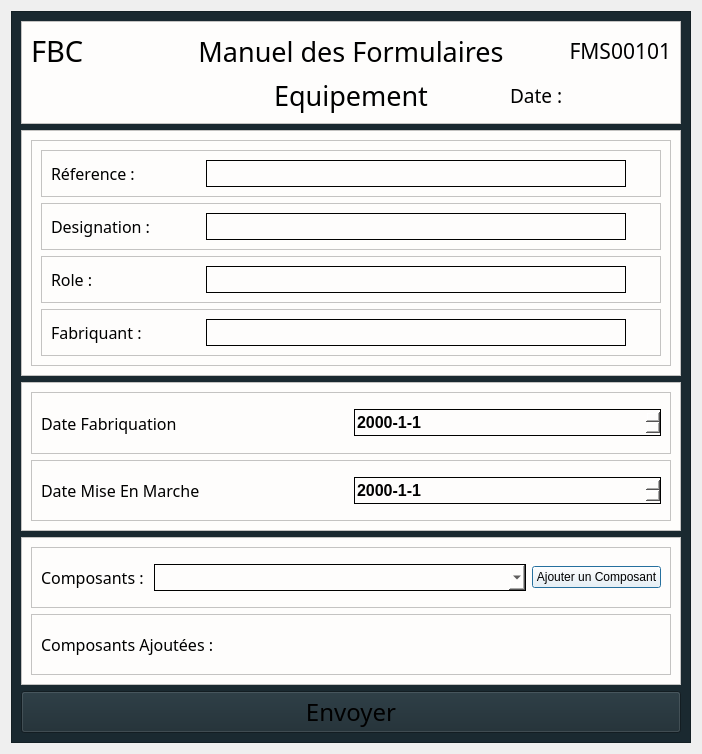
<?xml version="1.0" encoding="UTF-8"?>
<ui version="4.0">
 <class>Dialog</class>
 <widget class="QDialog" name="Dialog">
  <property name="geometry">
   <rect>
    <x>0</x>
    <y>0</y>
    <width>702</width>
    <height>754</height>
   </rect>
  </property>
  <property name="windowTitle">
   <string>Dialog</string>
  </property>
  <layout class="QHBoxLayout" name="horizontalLayout_6">
   <item>
    <widget class="QFrame" name="frame">
     <property name="styleSheet">
      <string notr="true">background-color: #1A2930;</string>
     </property>
     <property name="frameShape">
      <enum>QFrame::StyledPanel</enum>
     </property>
     <property name="frameShadow">
      <enum>QFrame::Raised</enum>
     </property>
     <layout class="QVBoxLayout" name="verticalLayout" stretch="1,3,2,2,2">
      <item>
       <widget class="QFrame" name="frame_8">
        <property name="styleSheet">
         <string notr="true">background-color : #FEFDFC;</string>
        </property>
        <property name="frameShape">
         <enum>QFrame::StyledPanel</enum>
        </property>
        <property name="frameShadow">
         <enum>QFrame::Raised</enum>
        </property>
        <layout class="QGridLayout" name="gridLayout">
         <item row="0" column="1">
          <widget class="QLabel" name="label_2">
           <property name="font">
            <font>
             <family>Modern No. 20</family>
             <pointsize>20</pointsize>
            </font>
           </property>
           <property name="text">
            <string>Manuel des Formulaires</string>
           </property>
           <property name="alignment">
            <set>Qt::AlignCenter</set>
           </property>
          </widget>
         </item>
         <item row="0" column="0">
          <widget class="QLabel" name="label">
           <property name="font">
            <font>
             <family>Modern No. 20</family>
             <pointsize>22</pointsize>
            </font>
           </property>
           <property name="text">
            <string>FBC</string>
           </property>
          </widget>
         </item>
         <item row="0" column="2">
          <widget class="QLabel" name="labelRefEquip">
           <property name="font">
            <font>
             <family>Modern No. 20</family>
             <pointsize>16</pointsize>
            </font>
           </property>
           <property name="text">
            <string>FMS00101</string>
           </property>
           <property name="alignment">
            <set>Qt::AlignRight|Qt::AlignTrailing|Qt::AlignVCenter</set>
           </property>
          </widget>
         </item>
         <item row="1" column="2">
          <widget class="QLabel" name="dateLiberation">
           <property name="font">
            <font>
             <family>Modern No. 20</family>
             <pointsize>14</pointsize>
            </font>
           </property>
           <property name="text">
            <string>Date :</string>
           </property>
          </widget>
         </item>
         <item row="1" column="1">
          <widget class="QLabel" name="label_4">
           <property name="font">
            <font>
             <family>Modern No. 20</family>
             <pointsize>20</pointsize>
            </font>
           </property>
           <property name="text">
            <string>Equipement</string>
           </property>
           <property name="alignment">
            <set>Qt::AlignCenter</set>
           </property>
          </widget>
         </item>
        </layout>
       </widget>
      </item>
      <item>
       <widget class="QFrame" name="frame_7">
        <property name="styleSheet">
         <string notr="true">background-color : #FEFDFC;height:25px;</string>
        </property>
        <property name="frameShape">
         <enum>QFrame::StyledPanel</enum>
        </property>
        <property name="frameShadow">
         <enum>QFrame::Raised</enum>
        </property>
        <layout class="QHBoxLayout" name="horizontalLayout" stretch="1">
         <item>
          <widget class="QFrame" name="frame_3">
           <property name="frameShape">
            <enum>QFrame::StyledPanel</enum>
           </property>
           <property name="frameShadow">
            <enum>QFrame::Raised</enum>
           </property>
           <layout class="QVBoxLayout" name="verticalLayout_5">
            <item>
             <widget class="QFrame" name="frame_6">
              <property name="frameShape">
               <enum>QFrame::StyledPanel</enum>
              </property>
              <property name="frameShadow">
               <enum>QFrame::Raised</enum>
              </property>
              <layout class="QHBoxLayout" name="horizontalLayout_2" stretch="1,3">
               <item>
                <widget class="QLabel" name="label_3">
                 <property name="font">
                  <font>
                   <family>Modern No. 20</family>
                   <pointsize>12</pointsize>
                  </font>
                 </property>
                 <property name="text">
                  <string>Réference : </string>
                 </property>
                </widget>
               </item>
               <item>
                <widget class="QLineEdit" name="lineEditReference">
                 <property name="font">
                  <font>
                   <pointsize>12</pointsize>
                   <weight>75</weight>
                   <bold>true</bold>
                  </font>
                 </property>
                 <property name="styleSheet">
                  <string notr="true">border: 1px solid back;height:25px;margin-right:25px;</string>
                 </property>
                </widget>
               </item>
              </layout>
             </widget>
            </item>
            <item>
             <widget class="QFrame" name="frame_9">
              <property name="frameShape">
               <enum>QFrame::StyledPanel</enum>
              </property>
              <property name="frameShadow">
               <enum>QFrame::Raised</enum>
              </property>
              <layout class="QHBoxLayout" name="horizontalLayout_7" stretch="1,3">
               <item>
                <widget class="QLabel" name="label_5">
                 <property name="font">
                  <font>
                   <family>Modern No. 20</family>
                   <pointsize>12</pointsize>
                  </font>
                 </property>
                 <property name="text">
                  <string>Designation : </string>
                 </property>
                </widget>
               </item>
               <item>
                <widget class="QLineEdit" name="lineEditDesignation">
                 <property name="font">
                  <font>
                   <pointsize>12</pointsize>
                   <weight>75</weight>
                   <bold>true</bold>
                  </font>
                 </property>
                 <property name="styleSheet">
                  <string notr="true">border: 1px solid back;height:25px;margin-right:25px;</string>
                 </property>
                </widget>
               </item>
              </layout>
             </widget>
            </item>
            <item>
             <widget class="QFrame" name="frame_12">
              <property name="frameShape">
               <enum>QFrame::StyledPanel</enum>
              </property>
              <property name="frameShadow">
               <enum>QFrame::Raised</enum>
              </property>
              <layout class="QHBoxLayout" name="horizontalLayout_8" stretch="1,3">
               <item>
                <widget class="QLabel" name="label_6">
                 <property name="font">
                  <font>
                   <family>Modern No. 20</family>
                   <pointsize>12</pointsize>
                  </font>
                 </property>
                 <property name="text">
                  <string>Role : </string>
                 </property>
                </widget>
               </item>
               <item>
                <widget class="QLineEdit" name="lineEditRole">
                 <property name="font">
                  <font>
                   <pointsize>12</pointsize>
                   <weight>75</weight>
                   <bold>true</bold>
                  </font>
                 </property>
                 <property name="styleSheet">
                  <string notr="true">border: 1px solid back;height:25px;margin-right:25px;</string>
                 </property>
                </widget>
               </item>
              </layout>
             </widget>
            </item>
            <item>
             <widget class="QFrame" name="frame_13">
              <property name="frameShape">
               <enum>QFrame::StyledPanel</enum>
              </property>
              <property name="frameShadow">
               <enum>QFrame::Raised</enum>
              </property>
              <layout class="QHBoxLayout" name="horizontalLayout_9" stretch="1,3">
               <item>
                <widget class="QLabel" name="label_7">
                 <property name="font">
                  <font>
                   <family>Modern No. 20</family>
                   <pointsize>12</pointsize>
                  </font>
                 </property>
                 <property name="text">
                  <string>Fabriquant : </string>
                 </property>
                </widget>
               </item>
               <item>
                <widget class="QLineEdit" name="lineEditFabriquant">
                 <property name="font">
                  <font>
                   <pointsize>12</pointsize>
                   <weight>75</weight>
                   <bold>true</bold>
                  </font>
                 </property>
                 <property name="styleSheet">
                  <string notr="true">border: 1px solid back;height:25px;margin-right:25px;</string>
                 </property>
                </widget>
               </item>
              </layout>
             </widget>
            </item>
           </layout>
          </widget>
         </item>
        </layout>
       </widget>
      </item>
      <item>
       <widget class="QFrame" name="frame_5">
        <property name="styleSheet">
         <string notr="true">background-color : #FEFDFC;</string>
        </property>
        <property name="frameShape">
         <enum>QFrame::StyledPanel</enum>
        </property>
        <property name="frameShadow">
         <enum>QFrame::Raised</enum>
        </property>
        <layout class="QVBoxLayout" name="verticalLayout_4" stretch="1,1">
         <item>
          <widget class="QFrame" name="frame_2">
           <property name="frameShape">
            <enum>QFrame::StyledPanel</enum>
           </property>
           <property name="frameShadow">
            <enum>QFrame::Raised</enum>
           </property>
           <layout class="QHBoxLayout" name="horizontalLayout_3" stretch="1,1">
            <item>
             <widget class="QLabel" name="label_8">
              <property name="font">
               <font>
                <family>Modern No. 20</family>
                <pointsize>12</pointsize>
               </font>
              </property>
              <property name="text">
               <string>Date Fabriquation</string>
              </property>
             </widget>
            </item>
            <item>
             <widget class="QDateEdit" name="dateEditFabriquation">
              <property name="font">
               <font>
                <pointsize>12</pointsize>
                <weight>75</weight>
                <bold>true</bold>
               </font>
              </property>
              <property name="styleSheet">
               <string notr="true">border: 1px solid back;height:25px;</string>
              </property>
              <property name="displayFormat">
               <string>yyyy-M-d</string>
              </property>
             </widget>
            </item>
           </layout>
          </widget>
         </item>
         <item>
          <widget class="QFrame" name="frame_10">
           <property name="styleSheet">
            <string notr="true"/>
           </property>
           <property name="frameShape">
            <enum>QFrame::StyledPanel</enum>
           </property>
           <property name="frameShadow">
            <enum>QFrame::Raised</enum>
           </property>
           <layout class="QHBoxLayout" name="horizontalLayout_4" stretch="1,1">
            <item>
             <widget class="QLabel" name="label_9">
              <property name="font">
               <font>
                <family>Modern No. 20</family>
                <pointsize>12</pointsize>
               </font>
              </property>
              <property name="text">
               <string>Date Mise En Marche</string>
              </property>
             </widget>
            </item>
            <item>
             <widget class="QDateEdit" name="dateEditMiseEnMarche">
              <property name="font">
               <font>
                <pointsize>12</pointsize>
                <weight>75</weight>
                <bold>true</bold>
               </font>
              </property>
              <property name="styleSheet">
               <string notr="true">border: 1px solid back;height:25px;</string>
              </property>
              <property name="displayFormat">
               <string>yyyy-M-d</string>
              </property>
             </widget>
            </item>
           </layout>
          </widget>
         </item>
        </layout>
       </widget>
      </item>
      <item>
       <widget class="QFrame" name="frame_4">
        <property name="styleSheet">
         <string notr="true">background-color : #FEFDFC;</string>
        </property>
        <property name="frameShape">
         <enum>QFrame::StyledPanel</enum>
        </property>
        <property name="frameShadow">
         <enum>QFrame::Raised</enum>
        </property>
        <layout class="QVBoxLayout" name="verticalLayout_3" stretch="0,0">
         <item>
          <widget class="QFrame" name="frame_11">
           <property name="frameShape">
            <enum>QFrame::StyledPanel</enum>
           </property>
           <property name="frameShadow">
            <enum>QFrame::Raised</enum>
           </property>
           <layout class="QHBoxLayout" name="horizontalLayout_5" stretch="0,3,1">
            <item>
             <widget class="QLabel" name="label_12">
              <property name="font">
               <font>
                <family>Modern No. 20</family>
                <pointsize>12</pointsize>
               </font>
              </property>
              <property name="text">
               <string>Composants : </string>
              </property>
             </widget>
            </item>
            <item>
             <widget class="QComboBox" name="comboBoxComposants">
              <property name="font">
               <font>
                <pointsize>12</pointsize>
                <weight>75</weight>
                <bold>true</bold>
               </font>
              </property>
              <property name="styleSheet">
               <string notr="true">border: 1px solid back;height:25px;</string>
              </property>
             </widget>
            </item>
            <item>
             <widget class="QPushButton" name="pushButtonAjoutComposant">
              <property name="cursor">
               <cursorShape>PointingHandCursor</cursorShape>
              </property>
              <property name="styleSheet">
               <string notr="true">QPushButton{
height : 25px;
background-color :#00A8E8;
}


QPushButton:hover{
	background-color: rgb(0, 92, 157);
};</string>
              </property>
              <property name="text">
               <string>Ajouter un Composant</string>
              </property>
             </widget>
            </item>
           </layout>
          </widget>
         </item>
         <item>
          <widget class="QFrame" name="frame_14">
           <property name="frameShape">
            <enum>QFrame::StyledPanel</enum>
           </property>
           <property name="frameShadow">
            <enum>QFrame::Raised</enum>
           </property>
           <layout class="QHBoxLayout" name="horizontalLayout_10" stretch="1,2">
            <item>
             <widget class="QLabel" name="label_10">
              <property name="font">
               <font>
                <family>Modern No. 20</family>
                <pointsize>12</pointsize>
               </font>
              </property>
              <property name="text">
               <string>Composants Ajoutées : </string>
              </property>
             </widget>
            </item>
            <item>
             <widget class="QLabel" name="labelListeComposants">
              <property name="font">
               <font>
                <pointsize>12</pointsize>
                <weight>75</weight>
                <bold>true</bold>
               </font>
              </property>
              <property name="text">
               <string/>
              </property>
             </widget>
            </item>
           </layout>
          </widget>
         </item>
        </layout>
       </widget>
      </item>
      <item>
       <widget class="QPushButton" name="buttonEnvoyer">
        <property name="font">
         <font>
          <family>Modern No. 20</family>
          <pointsize>18</pointsize>
         </font>
        </property>
        <property name="cursor">
         <cursorShape>PointingHandCursor</cursorShape>
        </property>
        <property name="styleSheet">
         <string notr="true">QPushButton{
height : 25px;
background-color :#00A8E8;
}


QPushButton:hover{
	background-color: rgb(0, 92, 157);
};</string>
        </property>
        <property name="text">
         <string>Envoyer</string>
        </property>
       </widget>
      </item>
     </layout>
    </widget>
   </item>
  </layout>
 </widget>
 <resources/>
 <connections/>
</ui>
